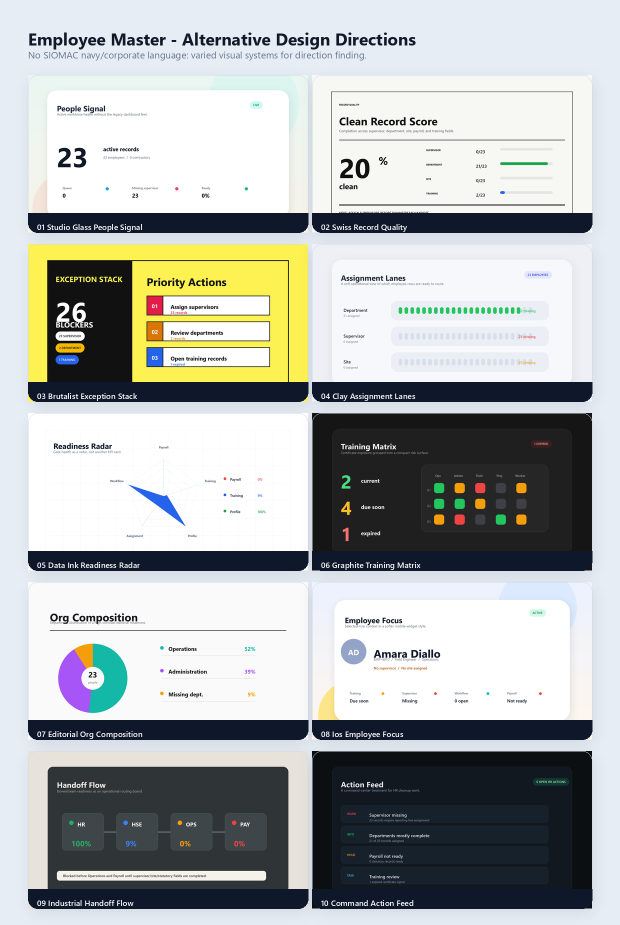
#> input picture docs/mockups/employee-master-alt-design-widgets-sheet.png, 1240 x 1850 px, given in place of 3-58-05 Advanced Attendance & Location Management System.png, which was not available (shown at 1/2 size)
$ python generate_employee_master_integrated_mockup.py
#> lines starting #> are read from the running program, lines starting #| are printed output that depends on the picture
from pathlib import Path

from PIL import Image, ImageDraw, ImageFont


ROOT = Path(__file__).resolve().parents[2]
OUT_DIR = Path(__file__).resolve().parent
BASE = Path("C:/Users/MSI Laptop/Downloads/Screenshot 2026-06-28 at 13-58-05 Advanced Attendance & Location Management System.png")
OUT = OUT_DIR / "hr-employee-master-integrated-widget-mockup.png"

BG = "#F5F8FC"
SURFACE = "#FFFFFF"
SOFT = "#F8FAFD"
LINE = "#DDE6F1"
INK = "#17233D"
MUTED = "#667795"
NAVY = "#172A53"
RED = "#E03131"
GREEN = "#15935D"
AMBER = "#D98500"
BLUE = "#2F67D8"


def font_path(weight):
#> called with weight = 'bold'
    root = Path("C:/Windows/Fonts")
    names = {
        "regular": ["segoeui.ttf", "arial.ttf"],
        "semibold": ["seguisb.ttf", "arialbd.ttf"],
        "bold": ["segoeuib.ttf", "arialbd.ttf"],
    }[weight]
    for name in names:
        p = root / name
        if p.exists():
            return str(p)
    return None


def font(size, weight="regular"):
    path = font_path(weight)
    return ImageFont.truetype(path, size) if path else ImageFont.load_default()


F = {
    "h2": font(34, "bold"),
    "h3": font(26, "bold"),
    "body": font(22),
    "body_sb": font(22, "semibold"),
    "small": font(18),
    "small_sb": font(18, "semibold"),
    "tiny": font(15, "bold"),
    "kpi": font(62, "bold"),
}


def rr(draw, x, y, w, h, r=24, fill=None, outline=None, width=2):
    draw.rounded_rectangle([x, y, x + w, y + h], radius=r, fill=fill, outline=outline, width=width if outline else 1)


def txt(draw, x, y, value, fnt, fill=INK, anchor="la"):
    draw.text((x, y), value, font=fnt, fill=fill, anchor=anchor)


def line(draw, points, fill=LINE, width=2):
    draw.line(points, fill=fill, width=width)


def progress(draw, x, y, w, pct, color, bg="#E8EEF6", h=12):
    rr(draw, x, y, w, h, h // 2, fill=bg)
    rr(draw, x, y, max(6, int(w * pct / 100)), h, h // 2, fill=color)


def pill(draw, x, y, label, fg=NAVY, bg="#EDF3FB"):
    pad_x = 18
    bbox = draw.textbbox((0, 0), label, font=F["small_sb"])
    w = bbox[2] - bbox[0] + pad_x * 2
    rr(draw, x, y, w, 34, 17, fill=bg)
    txt(draw, x + w / 2, y + 17, label, F["small_sb"], fg, anchor="mm")
    return w


def card(draw, x, y, w, h, title, subtitle=None, tag=None):
    rr(draw, x, y, w, h, 24, fill=SURFACE, outline=LINE)
    txt(draw, x + 34, y + 36, title, F["h3"], INK)
    if subtitle:
        txt(draw, x + 34, y + 72, subtitle, F["small"], MUTED)
    if tag:
        pill(draw, x + w - 190, y + 28, tag)


def stat(draw, x, y, w, title, value, note, tone=NAVY):
    card(draw, x, y, w, 210, title)
    txt(draw, x + 34, y + 104, value, F["kpi"], tone, anchor="lm")
    txt(draw, x + 34, y + 164, note, F["small"], MUTED, anchor="lm")


def row(draw, x, y, label, value, tone, pct=None, bar_w=210):
    colors = {"red": RED, "amber": AMBER, "green": GREEN, "blue": BLUE, "muted": MUTED}
    color = colors[tone]
    rr(draw, x, y + 4, 14, 14, 7, fill=color)
    txt(draw, x + 26, y + 12, label, F["small_sb"], INK, anchor="lm")
    txt(draw, x + 360, y + 12, value, F["small_sb"], color, anchor="rm")
    if pct is not None:
        progress(draw, x + 392, y + 6, bar_w, pct, color)


def draw_integrated():
    image = Image.open(BASE).convert("RGB")
#> image is the input picture: PIL image 1240x1850 RGB; mean R, G, B 174.4, 177.6, 176.2
    draw = ImageDraw.Draw(image)

    # Replace only the current widget area. Header, toolbar, table, and app shell remain from the screenshot.
    draw.rectangle([72, 400, 3048, 1010], fill=BG)

    stat(draw, 90, 430, 410, "Active Workforce", "23", "23 employees - 0 contractors")
    stat(draw, 532, 430, 410, "Open HR Work", "0", "No pending HR actions")
    stat(draw, 974, 430, 410, "Readiness", "0%", "Payroll and training not ready")
    stat(draw, 1416, 430, 410, "Exceptions", "26", "26 records need cleanup", RED)

    card(draw, 1860, 430, 1100, 210, "Workforce Exceptions", "Records blocking clean handoff or assignment", "current data")
    row(draw, 1894, 532, "Missing supervisor", "23", "red", 96, 520)
    row(draw, 1894, 584, "Missing department", "2", "amber", 12, 520)
    row(draw, 1894, 636, "Training status issue", "1", "blue", 6, 520)

    card(draw, 90, 692, 980, 286, "Exception Center", "Prioritized cleanup work HR can act on from this page.", "GridStack")
    txt(draw, 124, 806, "26", F["kpi"], RED, anchor="lm")
    txt(draw, 230, 806, "total blockers", F["body_sb"], INK, anchor="lm")
    row(draw, 124, 878, "Assign supervisors", "23 records", "red", 96, 280)
    row(draw, 124, 930, "Confirm department/site data", "25 records", "amber", 72, 280)
    rr(draw, 794, 782, 210, 126, 22, fill="#FFF5F5", outline="#FFD6D6")
    txt(draw, 899, 828, "23", F["h2"], RED, anchor="mm")
    txt(draw, 899, 868, "blocked by", F["small_sb"], INK, anchor="mm")
    txt(draw, 899, 896, "supervisor gaps", F["small"], MUTED, anchor="mm")

    card(draw, 1108, 692, 820, 286, "Assignment Coverage", "Completeness across key Employee Master fields.", "table fields")
    row(draw, 1142, 802, "Department assigned", "21 / 23", "green", 91, 300)
    row(draw, 1142, 854, "Supervisor assigned", "0 / 23", "red", 0, 300)
    row(draw, 1142, 906, "Site assigned", "0 / 23", "amber", 0, 300)

    card(draw, 1966, 692, 994, 286, "Readiness Breakdown", "Payroll, training, and statutory readiness by action type.", "wire later")
    row(draw, 2000, 802, "Payroll ready", "0 people", "red", 0, 430)
    row(draw, 2000, 854, "Training current", "2 people", "amber", 9, 430)
    row(draw, 2000, 906, "Training due soon", "4 people", "amber", 18, 430)
    row(draw, 2000, 958, "Training expired", "1 person", "red", 5, 430)

    image.save(OUT, quality=95)
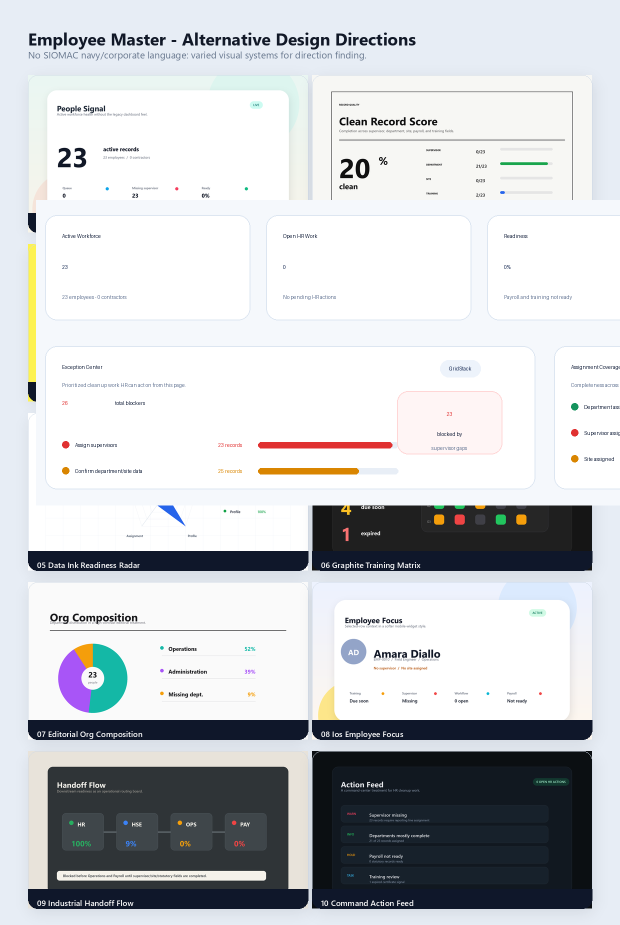
#> saved as hr-employee-master-integrated-widget-mockup.png: PIL image 1240x1850 RGB (shown at 1/2 size); mean R, G, B 199.3, 201.9, 205
    return OUT


if __name__ == "__main__":
    print(draw_integrated())

$ run again, on docs/mockups/employee-master-ios26-inspired-widgets-sheet.png
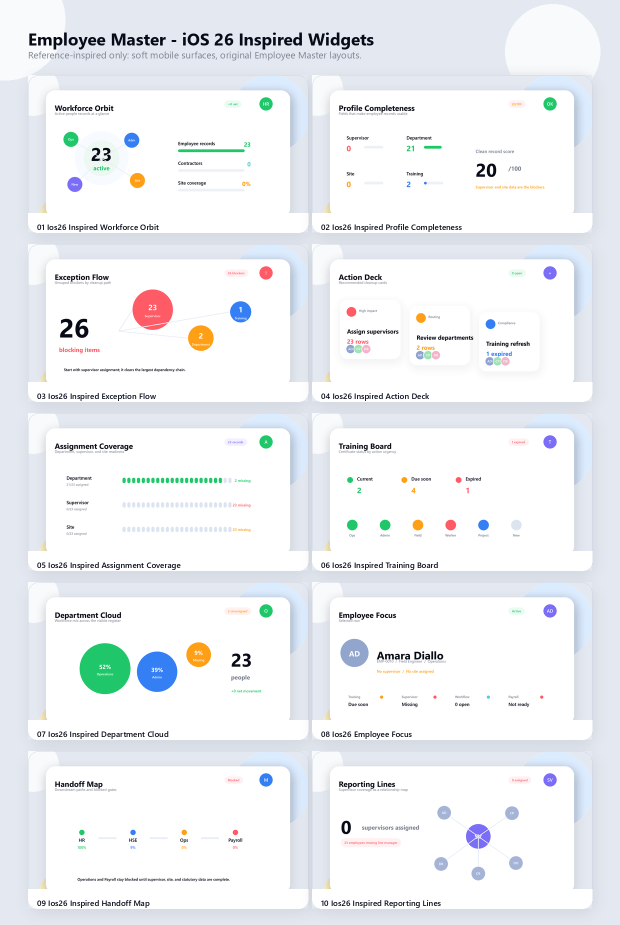
#> input picture docs/mockups/employee-master-ios26-inspired-widgets-sheet.png, 1240 x 1850 px, given in place of 3-58-05 Advanced Attendance & Location Management System.png, which was not available (shown at 1/2 size)
#> in draw_integrated, image is the input picture: PIL image 1240x1850 RGB; mean R, G, B 237.3, 239.7, 242.9
#> in draw_integrated, `image.save(OUT, quality=95)`:
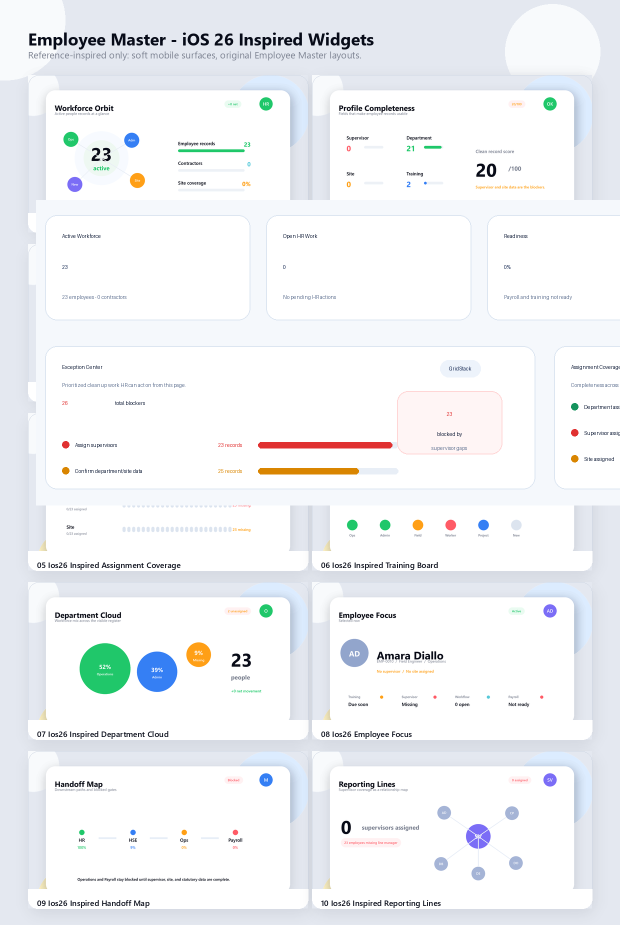
#> saved as hr-employee-master-integrated-widget-mockup.png: PIL image 1240x1850 RGB (shown at 1/2 size); mean R, G, B 240.5, 242.5, 245.1

$ run again, on docs/mockups/employee-master-ios26-widgets-sheet.png
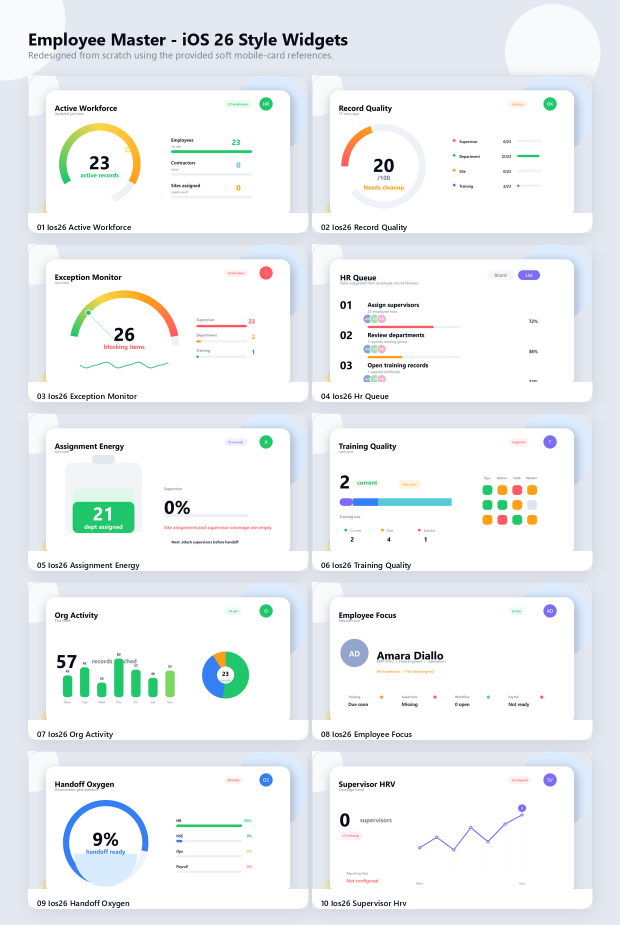
#> input picture docs/mockups/employee-master-ios26-widgets-sheet.png, 1240 x 1850 px, given in place of 3-58-05 Advanced Attendance & Location Management System.png, which was not available (shown at 1/2 size)
#> in draw_integrated, image is the input picture: PIL image 1240x1850 RGB; mean R, G, B 236.5, 239.9, 242.3
#> in draw_integrated, `image.save(OUT, quality=95)`:
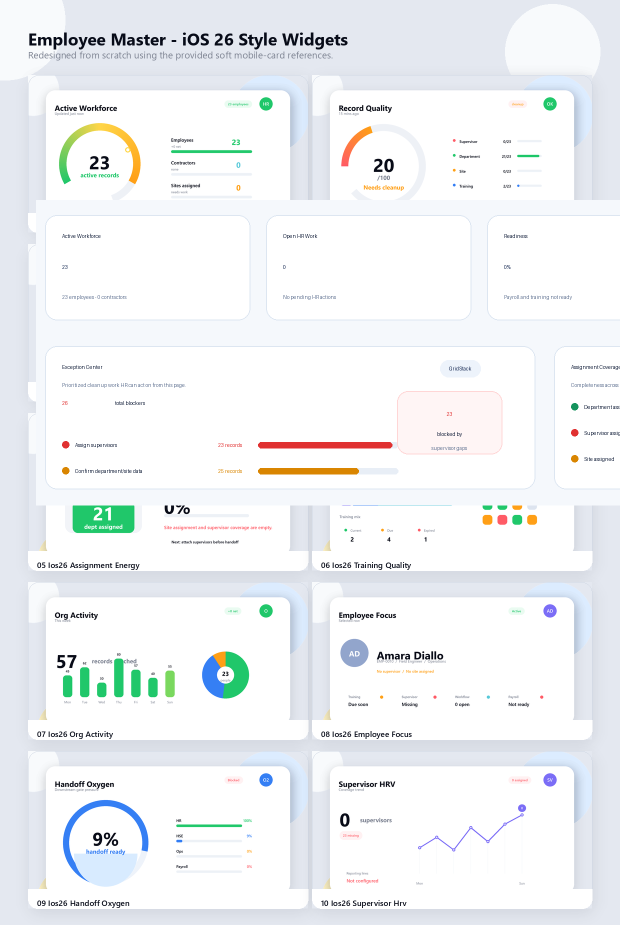
#> saved as hr-employee-master-integrated-widget-mockup.png: PIL image 1240x1850 RGB (shown at 1/2 size); mean R, G, B 239.9, 242.4, 244.4
